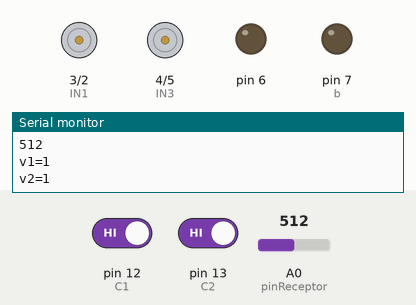
Simulated run of this sketch. Board: Arduino Uno, built with avr-gcc and run on an emulated ATmega328P. Parts: motor-driver pin pairs drawn as motors (green arrow = first pin HIGH = forward, orange = second pin HIGH = backward, longer = more drive, scaled by the enable pin), output pins drawn as LEDs (lit = HIGH), the last lines printed to the serial monitor. The inputs (shaded band) are chosen by the test bench; at power-on: pin 12 (C1) HIGH, pin 13 (C2) HIGH, A0 (pinReceptor) = 512.

Above: at 1.4 s.
1.5 s: pin 12 (C1) driven LOW
At 3.0 s:
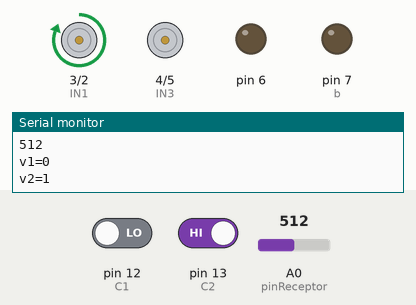
3.3 s: pin 13 (C2) driven LOW
At 4.6 s:
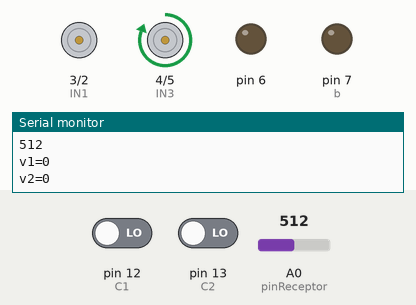
5.1 s: pin 13 (C2) driven HIGH
At 6.1 s:
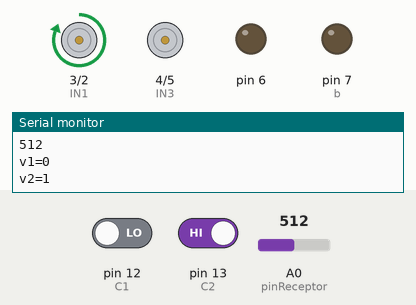
6.9 s: pin 12 (C1) driven HIGH
At 7.6 s:
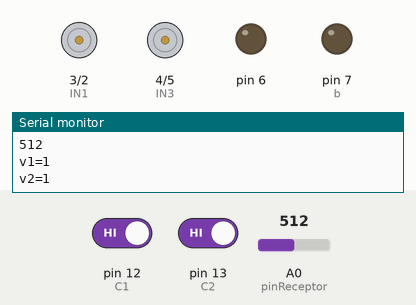
Timing chart, 0 to 9.7 s (numbered marks = the images above; inputs shaded):
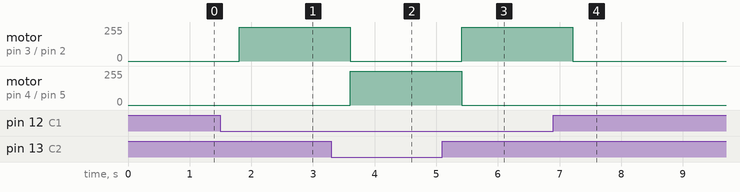

Measured:
- after the input at 1.5 s, motor on pin 3 (IN1) / pin 2 (IN2): stopped → forward 255/255 after 0.30 s
- after the input at 3.3 s, motor on pin 3 (IN1) / pin 2 (IN2): forward 255/255 → stopped after 0.31 s; motor on pin 4 (IN3) / pin 5 (IN4): stopped → forward 255/255 after 0.31 s
- after the input at 5.1 s, motor on pin 3 (IN1) / pin 2 (IN2): stopped → forward 255/255 after 0.31 s; motor on pin 4 (IN3) / pin 5 (IN4): forward 255/255 → stopped after 0.31 s
- after the input at 6.9 s, motor on pin 3 (IN1) / pin 2 (IN2): forward 255/255 → stopped after 0.31 s

The sketch:

CNY70-car-rgb.ino
```cpp
#include <SoftwareSerial.h>
int pinReceptor = A0; //Establecemos el pin a leer
int sensorVal; //Declaramos una variable para almacenar el valor de la lectura
const byte IN1 = 3;
const byte IN2 = 2;
const byte ENA = 9;
const byte IN3 = 4;
const byte IN4 = 5;
const byte ENB = 10;
int speed1;
int speed2;
int C1 = 12;
int C2 = 13;
int v1 = 0;
int v2 = 0;
void setup(){
Serial.begin(9600); // Abrimos comunicación Serial
  pinMode(1, OUTPUT);//r
  pinMode(6, OUTPUT);//g
  pinMode(7, OUTPUT); //b
  pinMode(IN1, OUTPUT);
  pinMode(IN2, OUTPUT);
  pinMode(ENA, OUTPUT);
  pinMode(IN3, OUTPUT);
  pinMode(IN4, OUTPUT);
  pinMode(ENB, OUTPUT);
  speed1 = 0;
  speed2 = 0;
  pinMode(C1,INPUT);
  pinMode(C2,INPUT);
}
void loop(){
   v1 = digitalRead(C1);
   v2 = digitalRead(C2);
   Serial.print("v1=");
   Serial.println(v1);
   Serial.print("v2=");
   Serial.println(v2);
   delay(300);
sensorVal = analogRead(pinReceptor);
Serial.println(sensorVal);
  if(sensorVal>=11&&sensorVal<=13){
    digitalWrite(11, HIGH);
  }else if(sensorVal>=7&&sensorVal<=8){
    digitalWrite(10, HIGH);
    digitalWrite(11, HIGH);
  }else if(sensorVal>=14&&sensorVal<=16){
    digitalWrite(9, HIGH);
  }else {
    digitalWrite(9, LOW);
    digitalWrite(10, LOW);
    digitalWrite(11, LOW);
    }
  if(v1==0&v2==0)
    {
    go(0,255);
    }
 if(v1==1&v2==0)
    {
    l(0,255);
    }
 if(v1==0&v2==1)
    {
    r(255,0);
    }
 if(v1==1&v2==1)
    {
    sp(0,0);
    }
}
void go(byte speed1,byte speed2)
{
      digitalWrite(IN1, HIGH);
      digitalWrite(IN2, LOW);
      digitalWrite(IN3, HIGH);
      digitalWrite(IN4, LOW);
      analogWrite(ENA, speed1);
      analogWrite(ENB, speed2);
  }
  void l(byte speed1,byte speed2)
{
      digitalWrite(IN1, HIGH);
      digitalWrite(IN2, LOW);
      digitalWrite(IN3, HIGH);
      digitalWrite(IN4, LOW);
      analogWrite(ENA, speed1);
      analogWrite(ENB, speed2);
  }
    void r(byte speed1,byte speed2)
{
      digitalWrite(IN1, HIGH);
      digitalWrite(IN2, LOW);
      digitalWrite(IN3, LOW);
      digitalWrite(IN4, HIGH);
      analogWrite(ENA, speed1);
      analogWrite(ENB, speed2);
  }
  void sp(byte speed1,byte speed2)
{
      digitalWrite(IN1, LOW);
      digitalWrite(IN2, LOW);
      digitalWrite(IN3, LOW);
      digitalWrite(IN4, LOW);
      analogWrite(ENA, speed1);
      analogWrite(ENB, speed2);
  }
```
